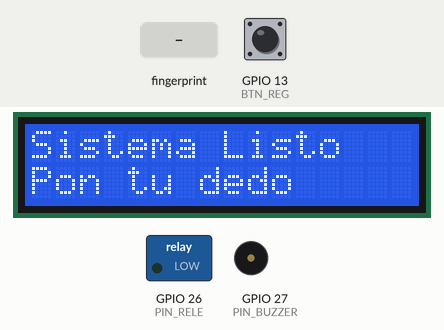
A sketch run on a simulated ESP32. Parts: 16×2 character LCD, switched loads named in the sketch (green lamp = pin HIGH), buzzer (waves = sounding). The test bench sets the inputs (shaded band); at power-on: GPIO 13 (BTN_REG) HIGH. WiFi joins after 1.5 s; servers stay silent unless stated; uploads are accepted with an empty reply; what the sketch prints to the serial monitor is not drawn.

Above: at 6.8 s.
6.9 s: finger stored as number 1 placed on the sensor
At 8.4 s:
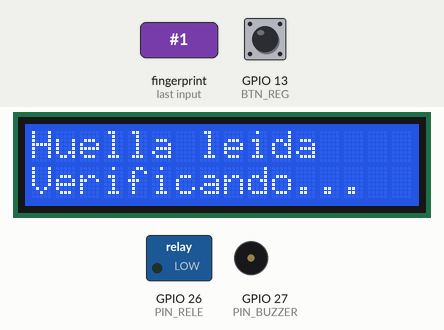
8.7 s: GPIO 13 (BTN_REG) pulled LOW for 0.15 s
At 9.9 s:
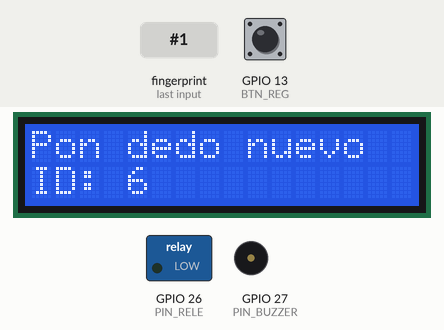
10.3 s: finger stored as number 1 placed on the sensor
At 12.0 s:
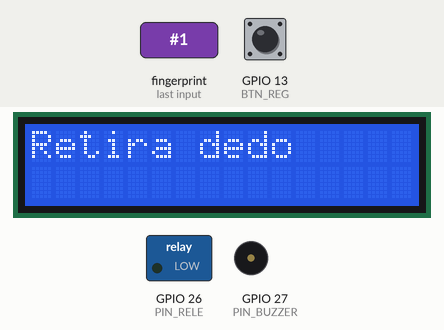
13.3 s: finger stored as number 1 placed on the sensor
At 14.8 s:
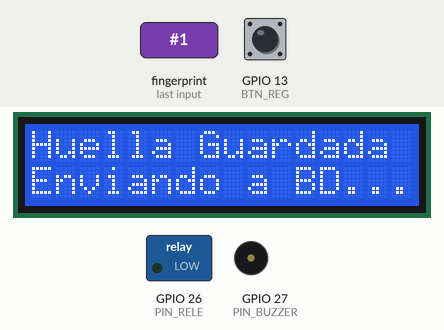
16.3 s: GPIO 13 (BTN_REG) pulled LOW for 1 s
At 17.0 s:
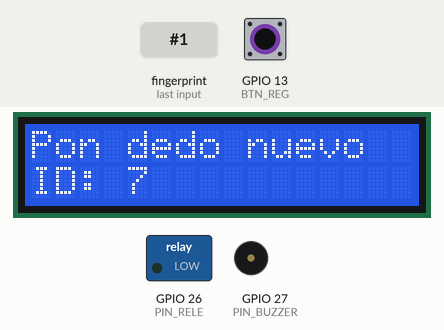
Timing chart, 0 to 19.3 s (numbered marks = the images above; inputs shaded):
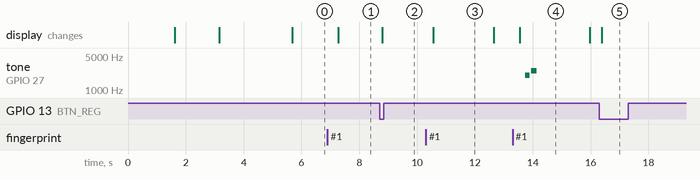

The sketch:

Arduino.ino
```cpp
// ============================================================
//  FIRMWARE CLIENTE - Control de Acceso Biométrico IoT
//  ESP32 + AS608 + Pantalla LCD + Rele + Buzzer
//  Arquitectura: Cliente Web (HTTP JSON) a Servidor Local
// ============================================================

#include <WiFi.h>
#include <HTTPClient.h>
#include <ArduinoJson.h>
#include <Adafruit_Fingerprint.h>
#include <HardwareSerial.h>
#include <Wire.h>
#include <LiquidCrystal_I2C.h>

// ===================== CONFIGURACIÓN DE RED =================
const char* ssid = "Mired_WIFI";         // Cambiar por tu red
const char* password = "MiPassword123";  // Cambiar por tu contraseña
const String serverURL = "[http://192.168.1.100:8000/api/acceso](http://192.168.1.100:8000/api/acceso)"; // IP de la PC con Python

// ===================== PINES Y HARDWARE =====================
#define RXD2       16
#define TXD2       17
#define PIN_RELE   26   // Pin conectado al módulo de relé
#define PIN_BUZZER 27   // Pin conectado al buzzer
#define BTN_REG    13   // Botón para iniciar registro de nueva huella

HardwareSerial mySerial(2);
Adafruit_Fingerprint finger = Adafruit_Fingerprint(&mySerial);
LiquidCrystal_I2C lcd(0x27, 16, 2);

// ===================== VARIABLES GLOBALES ===================
unsigned long releTimer = 0;
bool releActivo = false;
const int TIEMPO_APERTURA = 4000; // 4 segundos puerta abierta

// Control de botones (Debounce)
unsigned long lastBtnPress = 0;

void setup() {
  Serial.begin(115200);

  // Inicialización de pines
  pinMode(PIN_RELE, OUTPUT);
  digitalWrite(PIN_RELE, LOW); // Relé apagado (lógica positiva, ajustar según módulo)
  pinMode(PIN_BUZZER, OUTPUT);
  digitalWrite(PIN_BUZZER, LOW);
  pinMode(BTN_REG, INPUT_PULLUP);

  // Inicialización de LCD
  lcd.init();
  lcd.backlight();
  lcdMensaje("Iniciando...", "Sistema IoT v3");
  delay(1500);

  // Conexión WiFi
  conectarWiFi();

  // Inicialización de Sensor Biométrico
  mySerial.begin(57600, SERIAL_8N1, RXD2, TXD2);
  finger.begin(57600);
  if (finger.verifyPassword()) {
    Serial.println("Sensor AS608 detectado.");
  } else {
    Serial.println("Error: Sensor no encontrado.");
    lcdMensaje("Error Sensor", "Revisa cables");
    while (1) { delay(1); } // Detener ejecución
  }

  lcdMensaje("Sistema Listo", "Pon tu dedo");
}

void loop() {
  // Manejo de la conexión WiFi (reconectar si se cae)
  if (WiFi.status() != WL_CONNECTED) {
    conectarWiFi();
  }

  // Máquina de estados para el control del Relé (No bloqueante)
  if (releActivo && (millis() - releTimer >= TIEMPO_APERTURA)) {
    digitalWrite(PIN_RELE, LOW);
    releActivo = false;
    lcdMensaje("Sistema Listo", "Pon tu dedo");
  }

  // Leer botón de registro (para añadir nueva huella localmente y mandar al server)
  if (digitalRead(BTN_REG) == LOW && (millis() - lastBtnPress > 500)) {
    lastBtnPress = millis();
    registrarNuevaHuella();
  }

  // Ciclo principal de lectura: verificar si hay un dedo en el sensor
  if (!releActivo) { // Solo leer huella si la puerta está cerrada
    verificarHuella();
  }
}

// ===================== FUNCIONES PRINCIPALES =================

void verificarHuella() {
  uint8_t p = finger.getImage();
  if (p != FINGERPRINT_OK) return; // No hay dedo

  p = finger.image2Tz();
  if (p != FINGERPRINT_OK) {
    lcdMensaje("Error lectura", "Intenta de nuevo");
    delay(1000);
    lcdMensaje("Sistema Listo", "Pon tu dedo");
    return;
  }

  p = finger.fingerFastSearch();
  if (p == FINGERPRINT_OK) {
    int idDetectado = finger.fingerID;
    int confianza = finger.confidence;
    Serial.printf("Huella detectada. ID: %d, Confianza: %d\n", idDetectado, confianza);

    lcdMensaje("Huella leida", "Verificando...");

    // Aquí es donde ocurre la magia IoT: Consultar al Servidor
    consultarServidor(idDetectado);

  } else {
    Serial.println("Huella no reconocida localmente.");
    sonidoError();
    lcdMensaje("Huella no", "Registrada");
    delay(2000);
    lcdMensaje("Sistema Listo", "Pon tu dedo");
  }
}

void consultarServidor(int huella_id) {
  if (WiFi.status() == WL_CONNECTED) {
    HTTPClient http;
    http.begin(serverURL + "/verificar");
    http.addHeader("Content-Type", "application/json");

    // Crear el JSON a enviar {"huella_id": 5}
    StaticJsonDocument<200> jsonDoc;
    jsonDoc["huella_id"] = huella_id;
    String requestBody;
    serializeJson(jsonDoc, requestBody);

    int httpResponseCode = http.POST(requestBody);

    if (httpResponseCode > 0) {
      String response = http.getString();
      Serial.println(httpResponseCode);
      Serial.println(response);

      // Deserializar la respuesta del servidor
      StaticJsonDocument<300> responseDoc;
      DeserializationError error = deserializeJson(responseDoc, response);

      if (!error) {
        String estado = responseDoc["estado"]; // "aprobado" o "denegado"
        String nombre = responseDoc["nombre"]; // Ej: "Ruben Lazo"

        if (estado == "aprobado") {
          lcdMensaje("Acceso Permitido", nombre);
          abrirPuerta();
        } else {
          lcdMensaje("Acceso Denegado", nombre);
          sonidoError();
          delay(2000);
          lcdMensaje("Sistema Listo", "Pon tu dedo");
        }
      }
    } else {
      Serial.print("Error en peticion HTTP: ");
      Serial.println(httpResponseCode);
      lcdMensaje("Error Servidor", "Fallo red");
      sonidoError();
      delay(2000);
      lcdMensaje("Sistema Listo", "Pon tu dedo");
    }
    http.end();
  }
}

void abrirPuerta() {
  digitalWrite(PIN_RELE, HIGH);
  sonidoExito();
  releActivo = true;
  releTimer = millis();
}

void registrarNuevaHuella() {
  lcdMensaje("Modo Registro", "Asignando ID...");
  int id = finger.templateCount + 1; // Asignar el siguiente ID disponible

  // Implementación simplificada del proceso de inscripción
  lcdMensaje("Pon dedo nuevo", "ID: " + String(id));
  while (finger.getImage() != FINGERPRINT_OK);
  finger.image2Tz(1);
  lcdMensaje("Retira dedo", "");
  delay(2000);
  while (finger.getImage() != FINGERPRINT_NOFINGER);
  lcdMensaje("Pon mismo dedo", "Otra vez");
  while (finger.getImage() != FINGERPRINT_OK);
  finger.image2Tz(2);

  if (finger.createModel() == FINGERPRINT_OK) {
    if (finger.storeModel(id) == FINGERPRINT_OK) {
      lcdMensaje("Huella Guardada", "Enviando a BD...");

      // Notificar al servidor que se creó una nueva huella
      if (WiFi.status() == WL_CONNECTED) {
        HTTPClient http;
        http.begin(serverURL + "/registrar");
        http.addHeader("Content-Type", "application/json");
        StaticJsonDocument<200> jsonDoc;
        jsonDoc["huella_id"] = id;
        jsonDoc["accion"] = "nueva_huella";
        String req;
        serializeJson(jsonDoc, req);
        http.POST(req);
        http.end();
      }

      sonidoExito();
      delay(2000);
    }
  } else {
    lcdMensaje("Fallo Registro", "Intenta de nuevo");
    sonidoError();
    delay(2000);
  }
  lcdMensaje("Sistema Listo", "Pon tu dedo");
}

// ===================== FUNCIONES AUXILIARES ==================

void conectarWiFi() {
  lcdMensaje("Conectando WiFi", String(ssid));
  WiFi.begin(ssid, password);
  int intentos = 0;
  while (WiFi.status() != WL_CONNECTED && intentos < 20) {
    delay(500);
    Serial.print(".");
    intentos++;
  }
  if (WiFi.status() == WL_CONNECTED) {
    lcdMensaje("WiFi Conectado!", WiFi.localIP().toString());
    delay(1500);
  } else {
    lcdMensaje("Error WiFi", "Modo Offline");
    delay(1500);
  }
}

void lcdMensaje(String l1, String l2) {
  lcd.clear();
  lcd.setCursor(0, 0); lcd.print(l1.substring(0, 16));
  lcd.setCursor(0, 1); lcd.print(l2.substring(0, 16));
}

void sonidoExito() {
  tone(PIN_BUZZER, 2000, 150); // Frecuencia 2000Hz por 150ms
  delay(200);
  tone(PIN_BUZZER, 2500, 200);
}

void sonidoError() {
  tone(PIN_BUZZER, 500, 300);
  delay(400);
  tone(PIN_BUZZER, 500, 300);
}
```

Measured:
- after the input at 6.9 s, the display: changes after 0.37 s (image 1)
- after the input at 8.7 s, the display: changes after 0.09 s (image 2)
- after the input at 10.3 s, the display: changes after 0.26 s (image 3)
- after the input at 13.3 s, tone on GPIO 27 (PIN_BUZZER): silent → 2000 Hz after 0.44 s, → silent 0.15 s later, → 2500 Hz 0.05 s later, → silent 0.20 s later; the display: changes after 0.24 s (image 4)
- after the input at 16.3 s, the display: changes after 0.08 s (image 5)
- what the display in image 3 shows lasts 2.0 s, from 10.6 s to 12.6 s
- what the display in image 4 shows lasts 2.5 s, from 13.5 s to 16.0 s
